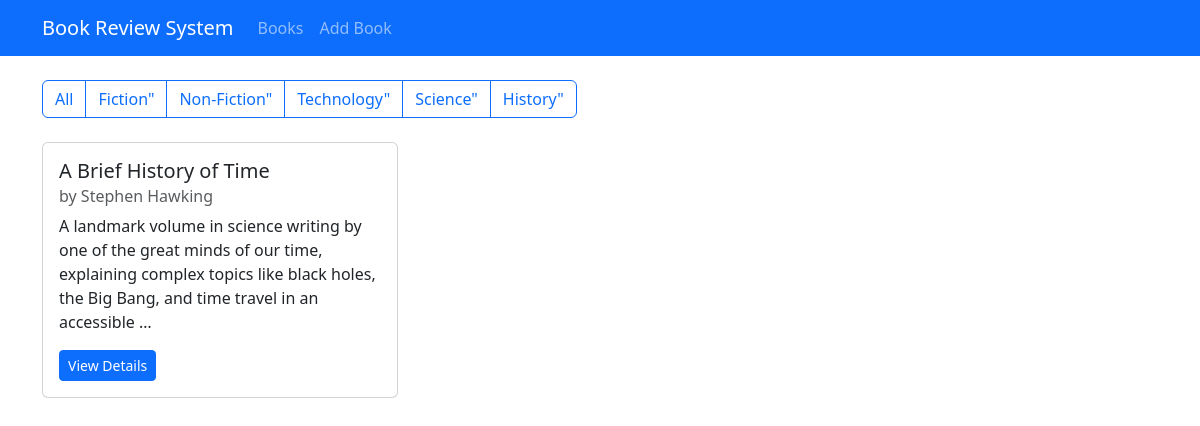
/?genre=science, run on the app's committed database.
### book/models.py (models this page shows, shortened)
class Book(models.Model):
    title = models.CharField(max_length=100)
    author = models.CharField(max_length=100)
    description = models.TextField()
    isbn = models.CharField('ISBN', max_length=13, unique=True)
    genre = models.CharField(max_length=20, choices=GENRE_CHOICES)
    publication_date = models.DateField()
    average_rating = models.DecimalField(
        max_digits=3,
        decimal_places=2,
        validators=[MinValueValidator(0), MaxValueValidator(5)],
        default=0
    )
    created_at = models.DateTimeField(auto_now_add=True)
    updated_at = models.DateTimeField(auto_now=True)

### book/views.py (the view)
# urls.py: path('', views.books_list, name='books-list'),
def books_list(request):
    genre = request.GET.get('genre')
    if genre:
        books = Book.objects.filter(genre=genre).order_by('-created_at')
    else:
        books = Book.objects.all().order_by('-created_at')
    return render(request, 'book/books_list.html', {'books':books})

### book/templates/book/books_list.html (shortened to what this page needs)
{% extends "book/base.html" %}
{% block content %}
<div class="row mb-4">
    <div class="col">
        <div class="btn-group">
            <a href="{% url 'books-list' %}" class="btn btn-outline-primary {% if not request.GET.genre %} active {% endif %}">All</a>
            <a href="?genre=fiction" class="btn btn-outline-primary" {% if request.GET.genre == 'fiction' %} active {% endif %}>Fiction"</a>
            <a href="?genre=non_fiction" class="btn btn-outline-primary" {% if request.GET.genre == 'non_fiction' %} active {% endif %}>Non-Fiction"</a>
            <a href="?genre=technology" class="btn btn-outline-primary" {% if request.GET.genre == 'technology' %} active {% endif %}>Technology"</a>
            <a href="?genre=science" class="btn btn-outline-primary" {% if request.GET.genre == 'science' %} active {% endif %}>Science"</a>
            <a href="?genre=history" class="btn btn-outline-primary" {% if request.GET.genre == 'history' %} active {% endif %}>History"</a>
        </div>
    </div>
</div>
<div class="row row-cols-1 row-cols-md-3 g-4">
    {% for book in books %}
    <div class='col'>
        <div class="card h-100">
            <div class="card-body">
                <h5 class="card-title">{{book.title}}</h5>
                <h6 class="card-subtitle mb-2 text-muted">by {{book.author}}</h6>
                <p class="card-text">{{book.description|truncatewords:30}}</p>
                <div class="d-flex justify-content-between align-items-center">
                    <a href="{% url 'book-detail' book.pk %}" class="btn btn-sm btn-primary">View Details</a>
                </div>
            </div>
        </div>
    </div>
        {% empty %}
        <div class="col-12">
            <p>No Books found.</p>
        </div>
    {% endfor %}
</div>
{% endblock content %}

### data on the page
Book: title "A Brief History of Time", author "Stephen Hawking", description "A landmark volume in science writing by one of the great minds of our time, explaining complex topics like black holes, the Big Bang, and time travel in an accessible …"
